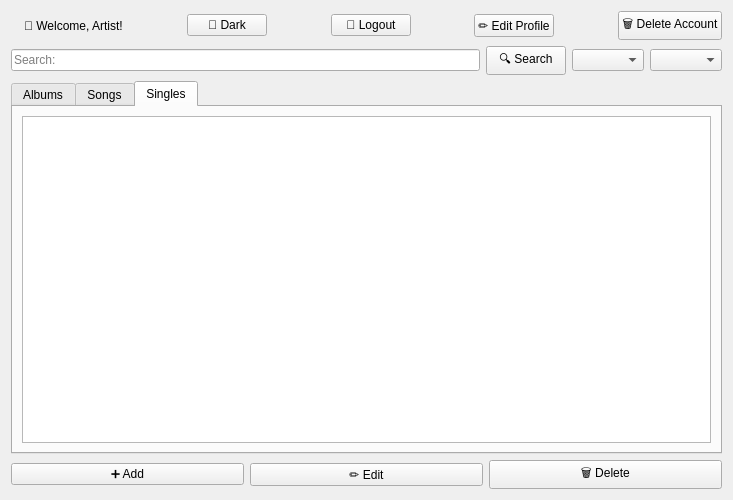
<?xml version="1.0" encoding="UTF-8"?>
<ui version="4.0">
 <class>ArtistWindow</class>
 <widget class="QWidget" name="ArtistWindow">
  <property name="geometry">
   <rect>
    <x>0</x>
    <y>0</y>
    <width>733</width>
    <height>500</height>
   </rect>
  </property>
  <property name="windowTitle">
   <string>Form</string>
  </property>
  <property name="styleSheet">
   <string notr="true"/>
  </property>
  <layout class="QVBoxLayout" name="verticalLayout_2">
   <item>
    <layout class="QVBoxLayout" name="verticalLayout">
     <item>
      <layout class="QHBoxLayout" name="horizontalLayout_5">
       <item>
        <widget class="QLabel" name="profilePhotoLabel">
         <property name="styleSheet">
          <string notr="true"/>
         </property>
         <property name="text">
          <string/>
         </property>
        </widget>
       </item>
       <item>
        <widget class="QLabel" name="welcomeLabel">
         <property name="styleSheet">
          <string notr="true"/>
         </property>
         <property name="text">
          <string>👋 Welcome, Artist!</string>
         </property>
        </widget>
       </item>
       <item>
        <spacer name="horizontalSpacer">
         <property name="orientation">
          <enum>Qt::Orientation::Horizontal</enum>
         </property>
         <property name="sizeHint" stdset="0">
          <size>
           <width>40</width>
           <height>20</height>
          </size>
         </property>
        </spacer>
       </item>
       <item>
        <widget class="QPushButton" name="darkModeButton">
         <property name="sizePolicy">
          <sizepolicy hsizetype="Minimum" vsizetype="Fixed">
           <horstretch>0</horstretch>
           <verstretch>0</verstretch>
          </sizepolicy>
         </property>
         <property name="cursor">
          <cursorShape>PointingHandCursor</cursorShape>
         </property>
         <property name="styleSheet">
          <string notr="true"/>
         </property>
         <property name="text">
          <string>🌙 Dark</string>
         </property>
        </widget>
       </item>
       <item>
        <spacer name="horizontalSpacer_2">
         <property name="orientation">
          <enum>Qt::Orientation::Horizontal</enum>
         </property>
         <property name="sizeHint" stdset="0">
          <size>
           <width>40</width>
           <height>20</height>
          </size>
         </property>
        </spacer>
       </item>
       <item>
        <widget class="QPushButton" name="logoutButton">
         <property name="cursor">
          <cursorShape>PointingHandCursor</cursorShape>
         </property>
         <property name="styleSheet">
          <string notr="true"/>
         </property>
         <property name="text">
          <string>🚪 Logout</string>
         </property>
        </widget>
       </item>
       <item>
        <spacer name="horizontalSpacer_4">
         <property name="orientation">
          <enum>Qt::Orientation::Horizontal</enum>
         </property>
         <property name="sizeHint" stdset="0">
          <size>
           <width>40</width>
           <height>20</height>
          </size>
         </property>
        </spacer>
       </item>
       <item>
        <widget class="QPushButton" name="editProfileButton">
         <property name="text">
          <string>✏️ Edit Profile</string>
         </property>
        </widget>
       </item>
       <item>
        <spacer name="horizontalSpacer_3">
         <property name="orientation">
          <enum>Qt::Orientation::Horizontal</enum>
         </property>
         <property name="sizeHint" stdset="0">
          <size>
           <width>40</width>
           <height>20</height>
          </size>
         </property>
        </spacer>
       </item>
       <item>
        <widget class="QPushButton" name="deleteProfileButton">
         <property name="text">
          <string>🗑️ Delete Account</string>
         </property>
        </widget>
       </item>
      </layout>
     </item>
     <item>
      <layout class="QHBoxLayout" name="horizontalLayout">
       <item>
        <widget class="QLineEdit" name="searchEdit">
         <property name="placeholderText">
          <string>Search:</string>
         </property>
        </widget>
       </item>
       <item>
        <widget class="QPushButton" name="searchButton">
         <property name="text">
          <string>🔍 Search</string>
         </property>
        </widget>
       </item>
       <item>
        <widget class="QComboBox" name="filterCombo"/>
       </item>
       <item>
        <widget class="QComboBox" name="filterValueCombo"/>
       </item>
      </layout>
     </item>
     <item>
      <widget class="QTabWidget" name="mainTabs">
       <property name="cursor">
        <cursorShape>PointingHandCursor</cursorShape>
       </property>
       <property name="styleSheet">
        <string notr="true"/>
       </property>
       <property name="currentIndex">
        <number>2</number>
       </property>
       <widget class="QWidget" name="Albums">
        <property name="enabled">
         <bool>true</bool>
        </property>
        <attribute name="title">
         <string>Albums</string>
        </attribute>
        <layout class="QHBoxLayout" name="horizontalLayout_6">
         <item>
          <widget class="QListWidget" name="listWidget">
           <property name="styleSheet">
            <string notr="true"/>
           </property>
          </widget>
         </item>
        </layout>
       </widget>
       <widget class="QWidget" name="Singles">
        <attribute name="title">
         <string>Songs</string>
        </attribute>
        <layout class="QVBoxLayout" name="verticalLayout_3">
         <item>
          <widget class="QListWidget" name="listWidget_2">
           <property name="styleSheet">
            <string notr="true"/>
           </property>
          </widget>
         </item>
        </layout>
       </widget>
       <widget class="QWidget" name="Songs">
        <attribute name="title">
         <string>Singles</string>
        </attribute>
        <layout class="QVBoxLayout" name="verticalLayout_4">
         <item>
          <widget class="QListWidget" name="listWidget_3">
           <property name="styleSheet">
            <string notr="true"/>
           </property>
          </widget>
         </item>
        </layout>
       </widget>
      </widget>
     </item>
     <item>
      <layout class="QHBoxLayout" name="horizontalLayout_13">
       <item>
        <widget class="QPushButton" name="addButton">
         <property name="cursor">
          <cursorShape>PointingHandCursor</cursorShape>
         </property>
         <property name="styleSheet">
          <string notr="true"/>
         </property>
         <property name="text">
          <string>➕ Add</string>
         </property>
        </widget>
       </item>
       <item>
        <widget class="QPushButton" name="editButton">
         <property name="cursor">
          <cursorShape>PointingHandCursor</cursorShape>
         </property>
         <property name="styleSheet">
          <string notr="true"/>
         </property>
         <property name="text">
          <string>✏️ Edit</string>
         </property>
        </widget>
       </item>
       <item>
        <widget class="QPushButton" name="deleteButton">
         <property name="cursor">
          <cursorShape>PointingHandCursor</cursorShape>
         </property>
         <property name="styleSheet">
          <string notr="true"/>
         </property>
         <property name="text">
          <string>🗑️ Delete</string>
         </property>
        </widget>
       </item>
      </layout>
     </item>
    </layout>
   </item>
  </layout>
 </widget>
 <resources/>
 <connections/>
</ui>
